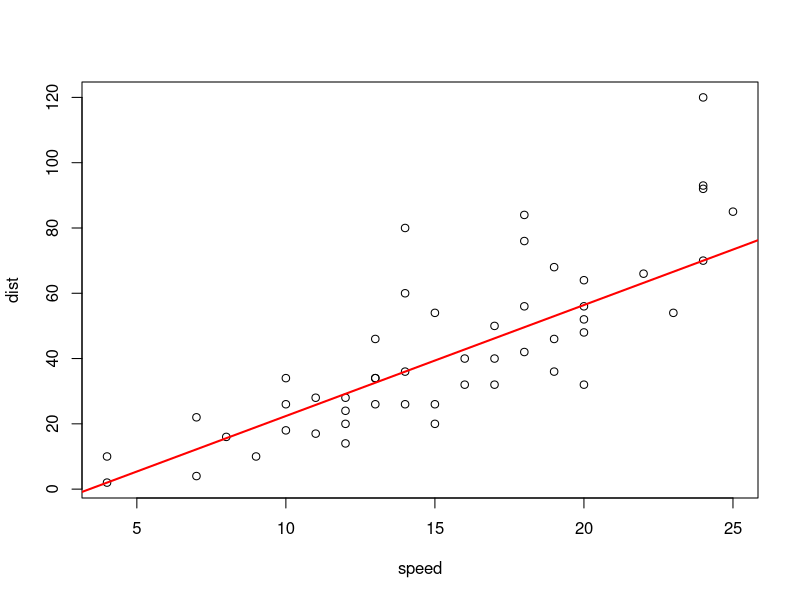

This chart was generated by the following R code:
# Regressão quantílica
# Material didático — Estatística e Ciência de Dados — ICTIN/UFLA
# Fonte: e-book Psicometria Online

if (!requireNamespace("quantreg", quietly = TRUE)) install.packages("quantreg")
library(quantreg)
ajuste <- rq(dist ~ speed, tau = 0.5, data = cars)
print(summary(ajuste, se = "nid"))
plot(dist ~ speed, data = cars)
abline(ajuste, col = "red", lwd = 2)
